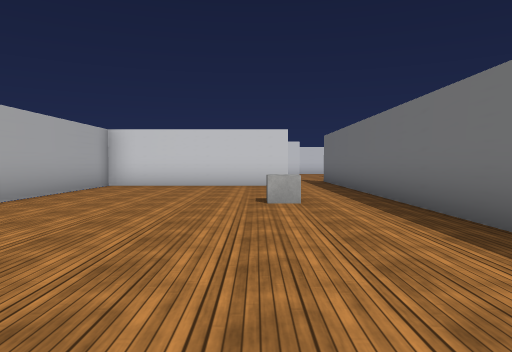
[1] (above)

20 first-person views from a walk through a 3-D level made in the Unity game engine. The camera is 1.2 m above the floor, tilts 2° down and sees 70° across. The floor is counted in squares, 2 m on a side. Each view is taken from the middle of a square. On the plan, view 1 faces up. The plan holds only what a view shows up to about 10 squares ahead; the rest is blank. The place goes on beyond the plan. The player character is not drawn. Some animated figures are left out. Some surface patterns are stand-ins.

[2]
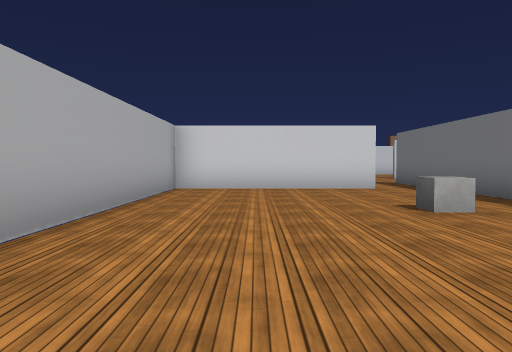

[3]
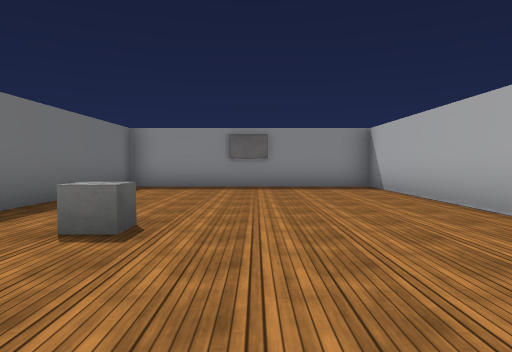

[4]
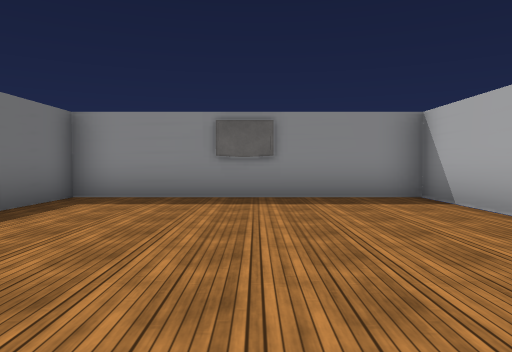

[5]
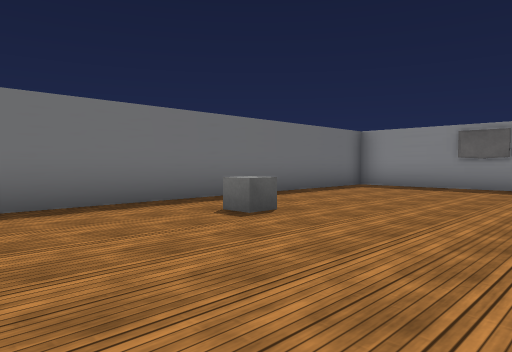

[6]
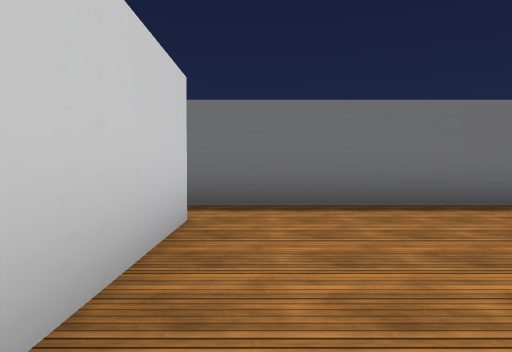

[7]
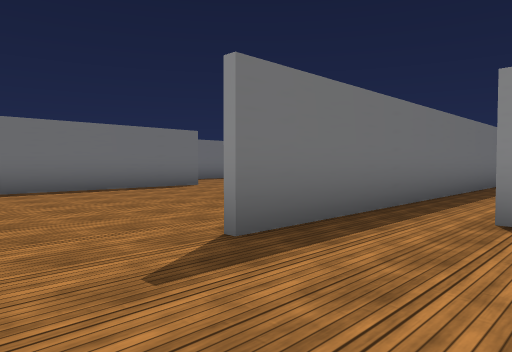

[8]
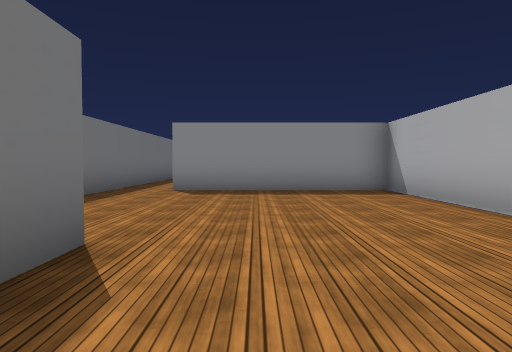

[9]
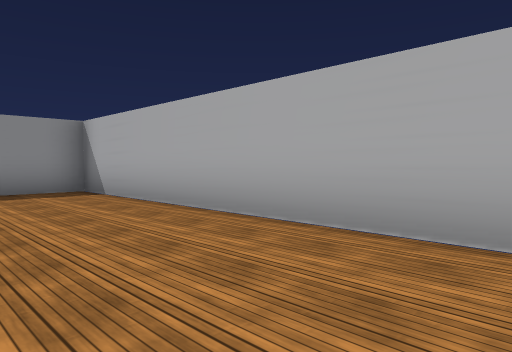

[10]
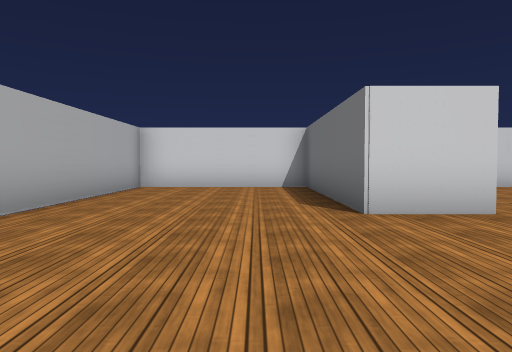

[11]
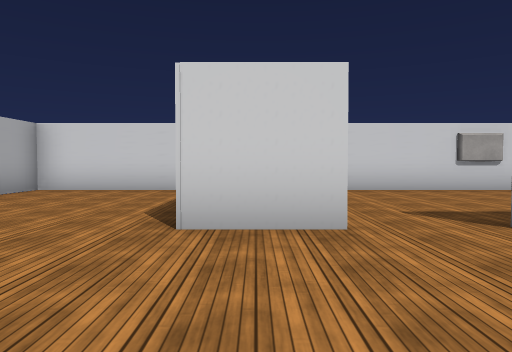

[12]
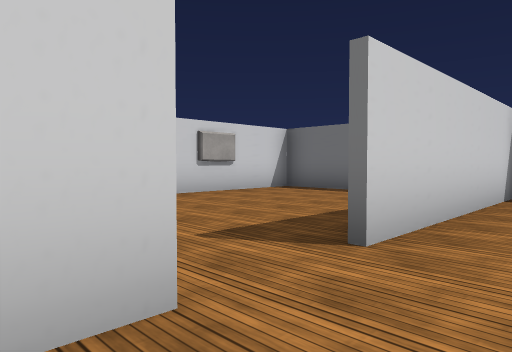

[13]
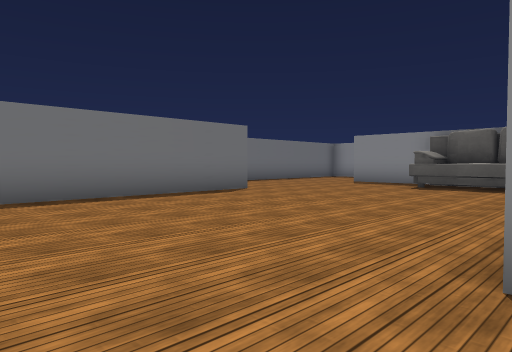

[14]
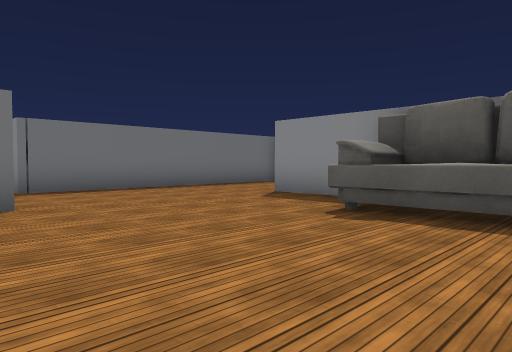

[15]
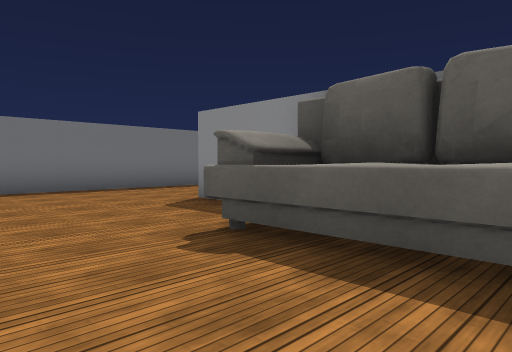

[16]
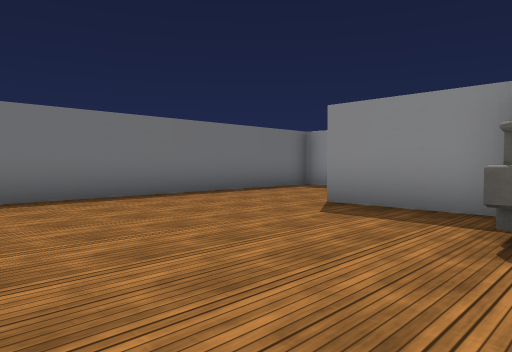

[17]
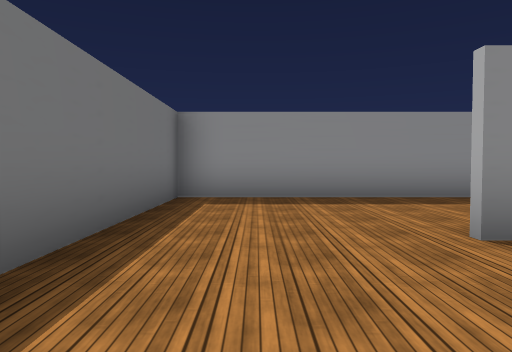

[18]
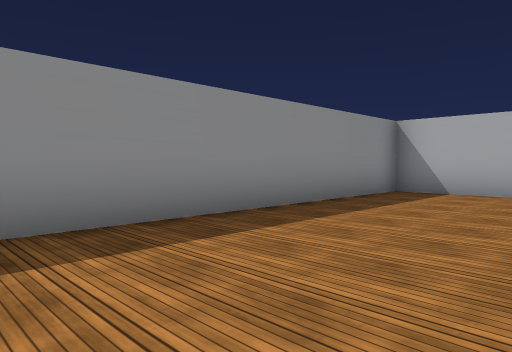

[19]
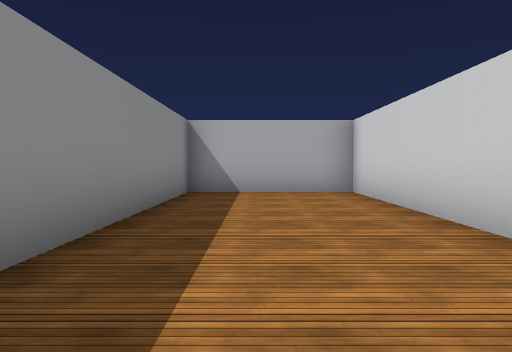

[20]
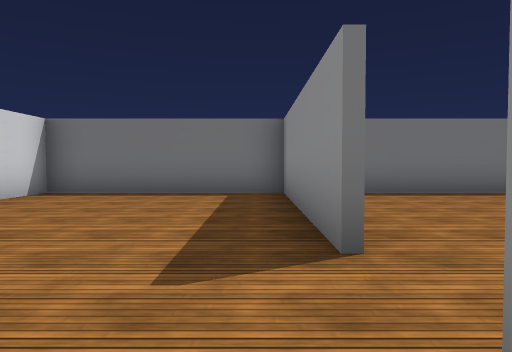

### Floor plan
Ten units are one square. View 1 is at (0, 0); x grows to the right and y downward. Boxes are objects, and circles mark ways between rooms. Rooms are numbered by the first view taken in them; rooms with no view inside come last. Other rooms are left out.
<svg viewBox="-44 -207 163 216">
<path fill="none" stroke="#000" d="M9 -97 -39 -97 -39 4 22 4 22 -96M19 -153 3 -153 3 -202 -39 -202 -39 -99 9 -99M22 -96 22 -121M84 -79 84 -139M59 -32 84 -32M84 -153 34 -153M114 -25 114 -72M71 -30 24 -30 24 4 114 4 114 -25M34 -154 84 -154 84 -202 64 -202M55 -202 30 -202"/>
<rect x="-5" y="-65" width="10" height="10" fill="#bbb"><title>cube</title></rect>
<rect x="25" y="-55" width="30" height="20" fill="#bbb"><title>other object</title></rect>
<circle cx="10" cy="-100" r="3" fill="#2a7"/>
<circle cx="20" cy="-40" r="3" fill="#2a7"/>
<circle cx="25" cy="-135" r="3" fill="#2a7"/>
<circle cx="25" cy="-150" r="3" fill="#2a7"/>
<circle cx="95" cy="-30" r="3" fill="#2a7"/>
<text x="-10" y="-40">1</text>
<text x="-10" y="-140">2</text>
<text x="60" y="-80">3</text>
<text x="60" y="-10">4</text>
<text x="40" y="-170">5</text>
</svg>
Room 1 opens to room 2. Room 1 opens to room 3. Room 2 opens to room 3. Room 2 opens to room 5. Room 3 opens to room 4.

Where each view was taken, in squares from view 1:
view 1: 0 up, 0 right, facing up
view 2: 1 up, 2 left, facing up
view 3: 9 up, 1 left, facing down
view 4: 6 up, 1 left, facing down
view 5: 9 up, 3 left, facing down-right
view 6: 9 up, 3 left, facing right
view 7: 14 up, 0 right, facing down-right
view 8: 18 up, 1 left, facing down
view 9: 18 up, 1 left, facing down-left
view 10: 11 up, 1 left, facing up
view 11: 12 up, 1 right, facing up
view 12: 14 up, 1 right, facing up-right
view 13: 14 up, 2 right, facing down-right
view 14: 9 up, 3 right, facing down-right
view 15: 7 up, 3 right, facing down-right
view 16: 8 up, 5 right, facing down-right
view 17: 6 up, 10 right, facing down
view 18: 3 up, 10 right, facing down-left
view 19: 1 up, 10 right, facing left
view 20: 16 up, 1 right, facing right
